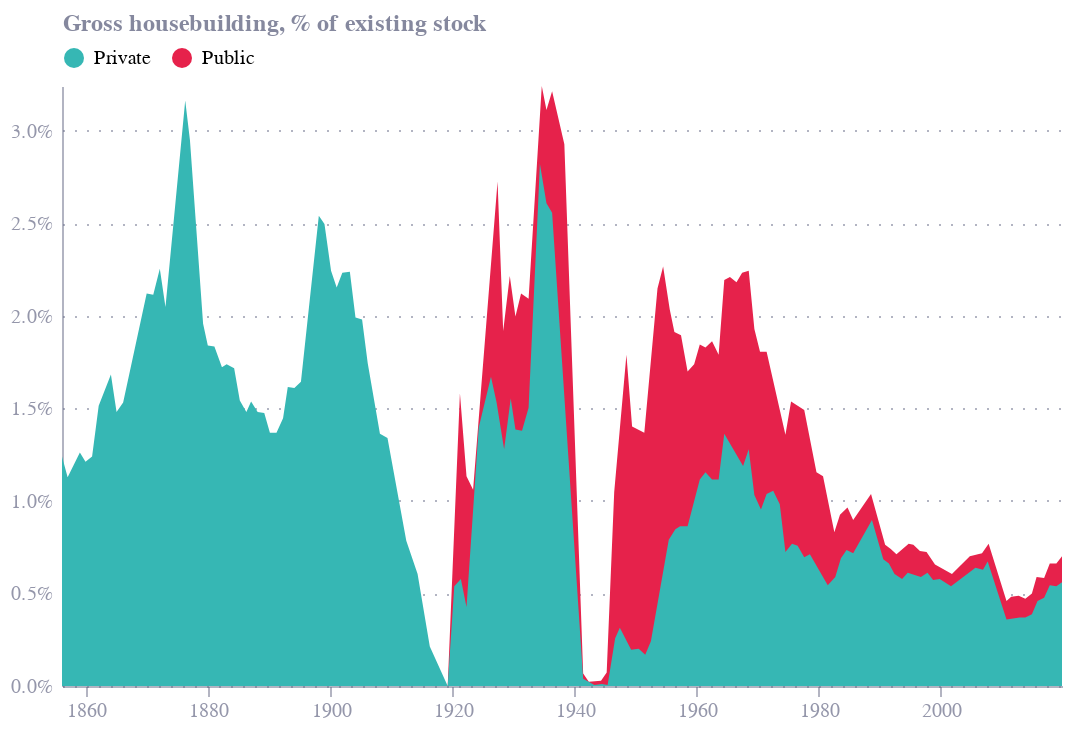

The notebook cell saved with this chart:
### Markdown cell above
# Longrun-redo

### Code cell
public_df = pd.read_csv("picked/public.csv", header=None)
private_df = pd.read_csv("picked/private.csv", header=None)

public_df.columns = ['date', 'value']
private_df.columns = ['date', 'value']

public_df['series'] = 'Public'
private_df['series'] = 'Private'

df = pd.concat([public_df, private_df])
df['value'] = df.value/100

# turn fractional years into dates
def fractional_to_date(frac):
    year = int(frac)
    days = (frac - year) * 365
    return pd.to_datetime(f"{year}-01-01") + pd.DateOffset(days=days)

df['date'] = df.date.apply(fractional_to_date)

private_layer = alt.Chart(df.query("series == 'Private'")).mark_area(color="#36b7b4").encode(
    x=alt.X('date:T', title=None),
    y=alt.Y('value:Q', title="Gross housebuilding, % of existing stock", 
            axis=alt.Axis(
                titleY=-25,
                format="%"),
            scale=alt.Scale(domainMin=0)),
    color=alt.Color('series:N', 
                    legend=alt.Legend(orient='none', 
                                      direction='horizontal',
                                      legendY=-20,
                                      
                                      title=None),
                    scale=alt.Scale(domain=['Private', 'Public'], range=["#36b7b4", "#E6224B"])),
)

public_layer = alt.Chart(df.query("series == 'Public'")).mark_area(color="#E6224B").encode(
    x=alt.X('date:T', title=None),
    y=alt.Y('value:Q', title="Gross housebuilding, % of existing stock", 
            axis=alt.Axis(
                titleY=-25,
                format="%"),
            scale=alt.Scale(domainMin=0)),
)

chart = public_layer + private_layer
chart

chart = chart.properties(
        width=500,
        height=300,
)

chart.save("england_wales_headless.json")
chart.save("england_wales.svg")
chart.save("england_wales.png", scale_factor=2.0)

chart

### Figure 1 — Vega-Lite specification as saved in the notebook (floating-point values rounded to 4 significant figures)
{"config": {"font": "Circular Std", "mark": {"line": {"interpolate": "monotone"}}, "view": {"stroke": "transparent", "width": 400, "height": 300}, "range": {"category": ["#36B7B4", "#E6224B", "#F4C245", "#0063AF", "#00A767", "#179FDB", "#EB5C2E"], "diverging": ["#E6224B", "#E54753", "#C9C9C9", "#179FDB", "#122B39"], "heatmap": ["#C9C9C9", "#179FDB", "#0063AF", "#122B39"], "ordinal": ["#00A767", "#36B7B4", "#179FDB", "#0063AF", "#243B5A"]}, "axisX": {"domainColor": "#676A86", "domainOpacity": 0.5, "grid": false, "labelAngle": 0, "labelColor": "#676A86", "labelOpacity": 0.7, "orient": "bottom", "tickColor": "#676A86", "tickCount": 10, "tickOpacity": 0.5, "title": false, "titleAlign": "center", "titleAnchor": "middle", "titleColor": "#676A86", "titleFontSize": 12, "titleOpacity": 0.8, "titleY": -15}, "axisY": {"domainColor": "#676A86", "domainOpacity": 0.5, "gridColor": "#676A86", "gridDash": [1, 5], "gridOpacity": 0.5, "labelColor": "#676A86", "labelOpacity": 0.7, "labelPadding": 5, "tickColor": "#676A86", "tickCount": 8, "tickOpacity": 0.5, "ticks": false, "titleAlign": "left", "titleAngle": 0, "titleBaseline": "bottom", "titleColor": "#676A86", "titleFontSize": 12, "titleOpacity": 0.8, "titleX": 0, "titleY": -7}}, "layer": [{"data": {"name": "data-2a170feb593d98de96f9917a2fa1227d"}, "mark": {"type": "area", "color": "#E6224B"}, "encoding": {"x": {"field": "date", "title": null, "type": "temporal"}, "y": {"axis": {"format": "%", "titleY": -25}, "field": "value", "scale": {"domainMin": 0}, "title": "Gross housebuilding, % of existing stock", "type": "quantitative"}}}, {"data": {"name": "data-1cee2d98dddb3f38c0a6c2d9fab56197"}, "mark": {"type": "area", "color": "#36b7b4"}, "encoding": {"color": {"field": "series", "legend": {"direction": "horizontal", "legendY": -20, "orient": "none", "title": null}, "scale": {"domain": ["Private", "Public"], "range": ["#36b7b4", "#E6224B"]}, "type": "nominal"}, "x": {"field": "date", "title": null, "type": "temporal"}, "y": {"axis": {"format": "%", "titleY": -25}, "field": "value", "scale": {"domainMin": 0}, "title": "Gross housebuilding, % of existing stock", "type": "quantitative"}}}], "height": 300, "width": 500, "$schema": "https://vega.github.io/schema/vega-lite/v5.8.0.json", "datasets": {"data-2a170feb593d98de96f9917a2fa1227d": [{"date": "1919-03-13T00:00:00", "value": 0.0, "series": "Public"}, {"date": "1921-03-14T00:00:00", "value": 0.01581, "series": "Public"}, {"date": "1922-04-12T00:00:00", "value": 0.01133, "series": "Public"}, {"date": "1923-05-11T00:00:00", "value": 0.0106, "series": "Public"}, {"date": "1927-05-14T00:00:00", "value": 0.02725, "series": "Public"}, {"date": "1928-04-15T00:00:00", "value": 0.01918, "series": "Public"}, {"date": "1929-05-15T00:00:00", "value": 0.02215, "series": "Public"}, {"date": "1930-04-18T00:00:00", "value": 0.01996, "series": "Public"}, {"date": "1931-03-21T00:00:00", "value": 0.0212, "series": "Public"}, {"date": "1932-06-13T00:00:00", "value": 0.02092, "series": "Public"}, {"date": "1934-08-11T00:00:00", "value": 0.03241, "series": "Public"}, {"date": "1935-05-19T00:00:00", "value": 0.03112, "series": "Public"}, {"date": "1936-04-21T00:00:00", "value": 0.03213, "series": "Public"}, {"date": "1938-04-23T00:00:00", "value": 0.02927, "series": "Public"}, {"date": "1941-05-23T00:00:00", "value": 0.0006729, "series": "Public"}, {"date": "1942-04-26T00:00:00", "value": 0.0002243, "series": "Public"}, {"date": "1944-04-26T00:00:00", "value": 0.0002804, "series": "Public"}, {"date": "1945-03-31T00:00:00", "value": 0.000729, "series": "Public"}, {"date": "1946-06-24T00:00:00", "value": 0.01049, "series": "Public"}, {"date": "1948-06-24T00:00:00", "value": 0.01789, "series": "Public"}, {"date": "1949-05-29T00:00:00", "value": 0.01402, "series": "Public"}, {"date": "1951-05-30T00:00:00", "value": 0.01368, "series": "Public"}, {"date": "1953-07-27T00:00:00", "value": 0.02148, "series": "Public"}, {"date": "1954-06-29T00:00:00", "value": 0.02265, "series": "Public"}, {"date": "1955-07-28T00:00:00", "value": 0.02036, "series": "Public"}, {"date": "1956-05-04T00:00:00", "value": 0.01912, "series": "Public"}, {"date": "1957-06-03T00:00:00", "value": 0.01895, "series": "Public"}, {"date": "1958-07-02T00:00:00", "value": 0.01699, "series": "Public"}, {"date": "1959-07-31T00:00:00", "value": 0.01738, "series": "Public"}, {"date": "1960-07-02T00:00:00", "value": 0.01845, "series": "Public"}, {"date": "1961-06-06T00:00:00", "value": 0.01828, "series": "Public"}, {"date": "1962-07-05T00:00:00", "value": 0.01862, "series": "Public"}, {"date": "1963-08-03T00:00:00", "value": 0.01789, "series": "Public"}, {"date": "1964-07-05T00:00:00", "value": 0.02193, "series": "Public"}, {"date": "1965-06-09T00:00:00", "value": 0.02209, "series": "Public"}, {"date": "1966-07-07T00:00:00", "value": 0.02181, "series": "Public"}, {"date": "1967-06-10T00:00:00", "value": 0.02232, "series": "Public"}, {"date": "1968-07-08T00:00:00", "value": 0.02243, "series": "Public"}, {"date": "1969-06-11T00:00:00", "value": 0.01929, "series": "Public"}, {"date": "1970-05-15T00:00:00", "value": 0.01806, "series": "Public"}, {"date": "1971-06-13T00:00:00", "value": 0.01806, "series": "Public"}, {"date": "1974-07-13T00:00:00", "value": 0.01357, "series": "Public"}, {"date": "1975-06-16T00:00:00", "value": 0.01536, "series": "Public"}, {"date": "1977-08-12T00:00:00", "value": 0.01492, "series": "Public"}, {"date": "1979-08-14T00:00:00", "value": 0.01155, "series": "Public"}, {"date": "1980-09-10T00:00:00", "value": 0.01133, "series": "Public"}, {"date": "1982-07-18T00:00:00", "value": 0.008299, "series": "Public"}, {"date": "1983-06-21T00:00:00", "value": 0.009252, "series": "Public"}, {"date": "1984-09-13T00:00:00", "value": 0.009645, "series": "Public"}, {"date": "1985-08-18T00:00:00", "value": 0.008972, "series": "Public"}, {"date": "1988-07-22T00:00:00", "value": 0.01037, "series": "Public"}, {"date": "1990-11-13T00:00:00", "value": 0.007626, "series": "Public"}, {"date": "1991-10-17T00:00:00", "value": 0.007402, "series": "Public"}, {"date": "1992-09-19T00:00:00", "value": 0.007121, "series": "Public"}, {"date": "1994-09-21T00:00:00", "value": 0.007682, "series": "Public"}, {"date": "1995-06-29T00:00:00", "value": 0.007626, "series": "Public"}, {"date": "1996-07-27T00:00:00", "value": 0.00729, "series": "Public"}, {"date": "1997-08-26T00:00:00", "value": 0.007234, "series": "Public"}, {"date": "1999-01-14T00:00:00", "value": 0.006561, "series": "Public"}, {"date": "2001-10-24T00:00:00", "value": 0.006056, "series": "Public"}, {"date": "2004-09-27T00:00:00", "value": 0.007009, "series": "Public"}, {"date": "2006-09-29T00:00:00", "value": 0.007178, "series": "Public"}, {"date": "2007-10-28T00:00:00", "value": 0.007682, "series": "Public"}, {"date": "2010-10-02T00:00:00", "value": 0.004598, "series": "Public"}, {"date": "2011-07-10T00:00:00", "value": 0.004822, "series": "Public"}, {"date": "2012-10-02T00:00:00", "value": 0.004879, "series": "Public"}, {"date": "2013-11-01T00:00:00", "value": 0.00471, "series": "Public"}, {"date": "2014-11-30T00:00:00", "value": 0.004991, "series": "Public"}, {"date": "2015-09-07T00:00:00", "value": 0.005888, "series": "Public"}, {"date": "2016-11-30T00:00:00", "value": 0.005832, "series": "Public"}, {"date": "2017-11-04T00:00:00", "value": 0.006617, "series": "Public"}, {"date": "2018-12-03T00:00:00", "value": 0.006617, "series": "Public"}, {"date": "2019-11-05T00:00:00", "value": 0.007009, "series": "Public"}], "data-1cee2d98dddb3f38c0a6c2d9fab56197": [{"date": "1856-01-01T00:00:00", "value": 0.01239, "series": "Private"}, {"date": "1856-12-03T00:00:00", "value": 0.01127, "series": "Private"}, {"date": "1858-12-05T00:00:00", "value": 0.01262, "series": "Private"}, {"date": "1859-11-08T00:00:00", "value": 0.01211, "series": "Private"}, {"date": "1860-12-06T00:00:00", "value": 0.01239, "series": "Private"}, {"date": "1862-01-05T00:00:00", "value": 0.01514, "series": "Private"}, {"date": "1864-01-06T00:00:00", "value": 0.01682, "series": "Private"}, {"date": "1864-12-09T00:00:00", "value": 0.0148, "series": "Private"}, {"date": "1866-01-07T00:00:00", "value": 0.01531, "series": "Private"}, {"date": "1869-11-15T00:00:00", "value": 0.0212, "series": "Private"}, {"date": "1870-12-14T00:00:00", "value": 0.02114, "series": "Private"}, {"date": "1872-01-11T00:00:00", "value": 0.02254, "series": "Private"}, {"date": "1872-12-14T00:00:00", "value": 0.02047, "series": "Private"}, {"date": "1876-03-10T00:00:00", "value": 0.03163, "series": "Private"}, {"date": "1876-12-17T00:00:00", "value": 0.0295, "series": "Private"}, {"date": "1879-02-13T00:00:00", "value": 0.01957, "series": "Private"}, {"date": "1879-11-22T00:00:00", "value": 0.01839, "series": "Private"}, {"date": "1880-12-20T00:00:00", "value": 0.01834, "series": "Private"}, {"date": "1882-03-16T00:00:00", "value": 0.01721, "series": "Private"}, {"date": "1882-12-22T00:00:00", "value": 0.01738, "series": "Private"}, {"date": "1884-03-16T00:00:00", "value": 0.01716, "series": "Private"}, {"date": "1885-02-18T00:00:00", "value": 0.01542, "series": "Private"}, {"date": "1886-03-18T00:00:00", "value": 0.0148, "series": "Private"}, {"date": "1886-12-25T00:00:00", "value": 0.01536, "series": "Private"}, {"date": "1888-01-22T00:00:00", "value": 0.0148, "series": "Private"}, {"date": "1889-02-20T00:00:00", "value": 0.01475, "series": "Private"}, {"date": "1890-01-24T00:00:00", "value": 0.01368, "series": "Private"}, {"date": "1891-02-22T00:00:00", "value": 0.01368, "series": "Private"}, {"date": "1892-03-21T00:00:00", "value": 0.01447, "series": "Private"}, {"date": "1892-12-28T00:00:00", "value": 0.01615, "series": "Private"}, {"date": "1894-01-27T00:00:00", "value": 0.01609, "series": "Private"}, {"date": "1895-02-24T00:00:00", "value": 0.01643, "series": "Private"}, {"date": "1898-01-29T00:00:00", "value": 0.0254, "series": "Private"}, {"date": "1899-01-02T00:00:00", "value": 0.02495, "series": "Private"}, {"date": "1900-01-31T00:00:00", "value": 0.02243, "series": "Private"}, {"date": "1901-01-03T00:00:00", "value": 0.02153, "series": "Private"}, {"date": "1901-12-07T00:00:00", "value": 0.02232, "series": "Private"}, {"date": "1903-03-02T00:00:00", "value": 0.02237, "series": "Private"}, {"date": "1904-02-02T00:00:00", "value": 0.01991, "series": "Private"}, {"date": "1905-03-03T00:00:00", "value": 0.01979, "series": "Private"}, {"date": "1906-02-04T00:00:00", "value": 0.01744, "series": "Private"}, {"date": "1908-02-05T00:00:00", "value": 0.01363, "series": "Private"}, {"date": "1909-05-01T00:00:00", "value": 0.0134, "series": "Private"}, {"date": "1912-05-30T00:00:00", "value": 0.00785, "series": "Private"}, {"date": "1914-04-07T00:00:00", "value": 0.006056, "series": "Private"}, {"date": "1916-04-07T00:00:00", "value": 0.002131, "series": "Private"}, {"date": "1919-03-13T00:00:00", "value": 0.0, "series": "Private"}, {"date": "1920-04-10T00:00:00", "value": 0.005383, "series": "Private"}, {"date": "1921-05-09T00:00:00", "value": 0.005776, "series": "Private"}, {"date": "1922-04-12T00:00:00", "value": 0.004262, "series": "Private"}, {"date": "1924-04-12T00:00:00", "value": 0.01396, "series": "Private"}, {"date": "1926-04-15T00:00:00", "value": 0.01671, "series": "Private"}, {"date": "1927-03-18T00:00:00", "value": 0.01531, "series": "Private"}, {"date": "1928-06-10T00:00:00", "value": 0.01279, "series": "Private"}, {"date": "1929-07-10T00:00:00", "value": 0.01553, "series": "Private"}, {"date": "1930-04-18T00:00:00", "value": 0.01385, "series": "Private"}, {"date": "1931-05-16T00:00:00", "value": 0.01379, "series": "Private"}, {"date": "1932-06-13T00:00:00", "value": 0.01503, "series": "Private"}, {"date": "1933-12-29T00:00:00", "value": 0.02591, "series": "Private"}, {"date": "1934-04-20T00:00:00", "value": 0.02821, "series": "Private"}, {"date": "1935-05-19T00:00:00", "value": 0.02607, "series": "Private"}, {"date": "1936-04-21T00:00:00", "value": 0.02557, "series": "Private"}, {"date": "1941-05-23T00:00:00", "value": 0.0003925, "series": "Private"}, {"date": "1943-03-29T00:00:00", "value": 5.607e-05, "series": "Private"}, {"date": "1944-06-21T00:00:00", "value": 0.0001121, "series": "Private"}, {"date": "1945-05-26T00:00:00", "value": 5.607e-05, "series": "Private"}, {"date": "1946-08-19T00:00:00", "value": 0.002579, "series": "Private"}, {"date": "1947-05-27T00:00:00", "value": 0.00314, "series": "Private"}, {"date": "1949-04-02T00:00:00", "value": 0.001963, "series": "Private"}, {"date": "1950-06-27T00:00:00", "value": 0.002019, "series": "Private"}, {"date": "1951-07-25T00:00:00", "value": 0.001682, "series": "Private"}, {"date": "1952-06-27T00:00:00", "value": 0.002411, "series": "Private"}, {"date": "1955-06-02T00:00:00", "value": 0.007907, "series": "Private"}, {"date": "1956-06-30T00:00:00", "value": 0.008467, "series": "Private"}, {"date": "1957-04-08T00:00:00", "value": 0.008636, "series": "Private"}, {"date": "1958-07-02T00:00:00", "value": 0.008636, "series": "Private"}, {"date": "1960-07-02T00:00:00", "value": 0.01116, "series": "Private"}, {"date": "1961-06-06T00:00:00", "value": 0.01155, "series": "Private"}, {"date": "1962-07-05T00:00:00", "value": 0.01116, "series": "Private"}, {"date": "1963-08-03T00:00:00", "value": 0.01116, "series": "Private"}, {"date": "1964-07-05T00:00:00", "value": 0.01363, "series": "Private"}, {"date": "1967-08-05T00:00:00", "value": 0.01189, "series": "Private"}, {"date": "1968-07-08T00:00:00", "value": 0.01279, "series": "Private"}, {"date": "1969-06-11T00:00:00", "value": 0.01032, "series": "Private"}, {"date": "1970-07-10T00:00:00", "value": 0.009533, "series": "Private"}, {"date": "1971-06-13T00:00:00", "value": 0.01037, "series": "Private"}, {"date": "1972-07-11T00:00:00", "value": 0.01054, "series": "Private"}, {"date": "1973-08-09T00:00:00", "value": 0.009813, "series": "Private"}, {"date": "1974-07-13T00:00:00", "value": 0.007234, "series": "Private"}, {"date": "1975-08-11T00:00:00", "value": 0.007682, "series": "Private"}, {"date": "1976-07-13T00:00:00", "value": 0.00757, "series": "Private"}, {"date": "1977-08-12T00:00:00", "value": 0.006953, "series": "Private"}, {"date": "1978-07-16T00:00:00", "value": 0.007121, "series": "Private"}, {"date": "1981-06-20T00:00:00", "value": 0.005439, "series": "Private"}, {"date": "1982-09-13T00:00:00", "value": 0.005888, "series": "Private"}, {"date": "1983-08-16T00:00:00", "value": 0.006897, "series": "Private"}, {"date": "1984-07-19T00:00:00", "value": 0.007346, "series": "Private"}, {"date": "1985-08-18T00:00:00", "value": 0.007178, "series": "Private"}, {"date": "1988-09-16T00:00:00", "value": 0.008972, "series": "Private"}, {"date": "1990-07-24T00:00:00", "value": 0.006841, "series": "Private"}, {"date": "1991-06-27T00:00:00", "value": 0.006617, "series": "Private"}, {"date": "1992-05-29T00:00:00", "value": 0.006056, "series": "Private"}, {"date": "1993-08-23T00:00:00", "value": 0.005776, "series": "Private"}, {"date": "1994-07-27T00:00:00", "value": 0.006112, "series": "Private"}, {"date": "1996-09-21T00:00:00", "value": 0.005888, "series": "Private"}, {"date": "1997-10-21T00:00:00", "value": 0.006112, "series": "Private"}, {"date": "1998-09-24T00:00:00", "value": 0.00572, "series": "Private"}, {"date": "1999-10-23T00:00:00", "value": 0.005776, "series": "Private"}, {"date": "2001-08-29T00:00:00", "value": 0.005383, "series": "Private"}, {"date": "2005-08-31T00:00:00", "value": 0.006393, "series": "Private"}, {"date": "2006-11-24T00:00:00", "value": 0.00628, "series": "Private"}, {"date": "2007-09-02T00:00:00", "value": 0.006729, "series": "Private"}, {"date": "2010-10-02T00:00:00", "value": 0.003589, "series": "Private"}, {"date": "2012-11-28T00:00:00", "value": 0.003701, "series": "Private"}, {"date": "2013-11-01T00:00:00", "value": 0.003701, "series": "Private"}, {"date": "2014-11-30T00:00:00", "value": 0.003869, "series": "Private"}, {"date": "2015-11-02T00:00:00", "value": 0.004598, "series": "Private"}, {"date": "2016-11-30T00:00:00", "value": 0.004766, "series": "Private"}, {"date": "2017-11-04T00:00:00", "value": 0.005439, "series": "Private"}, {"date": "2018-12-03T00:00:00", "value": 0.005383, "series": "Private"}, {"date": "2019-11-05T00:00:00", "value": 0.005607, "series": "Private"}]}}
